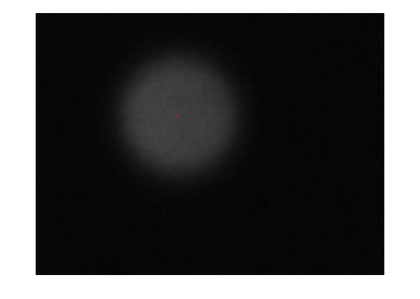
%> input picture 123/5.jpg, 420 x 299 px, shrunk from 965 x 686 before the run, given in place of 1.bmp, which was not available
$ octave realMODFTP.m   (GNU Octave 9; MATLAB toolbox functions it lacks are replaced by stand-ins)
%> lines starting %> are read from the running program, lines starting %| are printed output that depends on the picture; in (x1, y1, x2, y2) boxes, pixels count from 0 and x2, y2 are one past the last pixel; in counts of white or black regions, pixels touching at a corner belong together; the program's own positions count from 1; pictures that were not available may be replaced by others from this repository, and a replacement may not be noted
clc
clear
%%%%%%%%%%%%%%%蓝光3频率，pi相移加合成白
a=imread('C:\Users\liu\Desktop\lw2\新建文件夹 (5)\511\cut\新建文件夹 (2)\1.bmp');
%> a is the input picture: size 299x420x3 uint8; mean R, G, B 79, 79, 79
a=im2double(a);
%> a: size 299x420x3 double
a1=imread('C:\Users\liu\Desktop\lw2\新建文件夹 (5)\511\cut\新建文件夹 (2)\2.bmp');
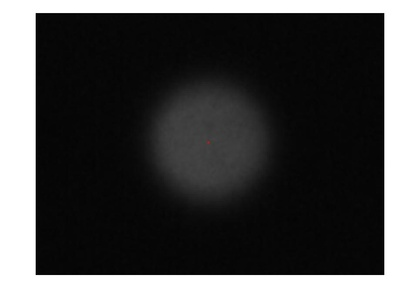
%> input picture 123/6.jpg, 420 x 299 px, shrunk from 965 x 686 before the run, given in place of 2.bmp, which was not available
%> a1 is the input picture: size 299x420x3 uint8; mean R, G, B 79.1, 79.1, 79.1
a1=im2double(a1);
%> a1: size 299x420x3 double
% b=imread('C:\Users\liu\Desktop\lw2\新建文件夹 (5)\511\cut\新建文件夹 (2)\7.bmp');
% b=im2double(b);

comp=1;
comp1=0.0;%%%%%%%%%%%%%去零频
yuzhi=10;
K=30;

fr=a(:,:,1)-a1(:,:,1);
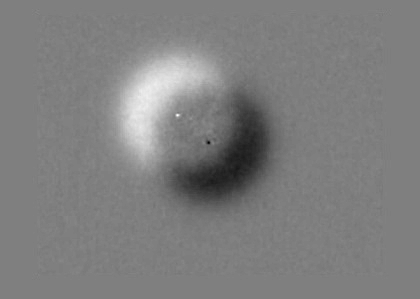
%> fr: size 299x420 double; min -0.255, max 0.255, mean -0.000465; drawn with min black and max white
fg=a(:,:,2)-a1(:,:,2);
fb=a(:,:,3)-a1(:,:,3);


% imshow(fr);
% figure,imshow(fg);
% figure,imshow(fb);
% figure,imshow(a);

br=a(:,:,1)+a1(:,:,1);
bg=a(:,:,2)+a1(:,:,2);
bb=a(:,:,3)+a1(:,:,3);

br(br>1)=1;
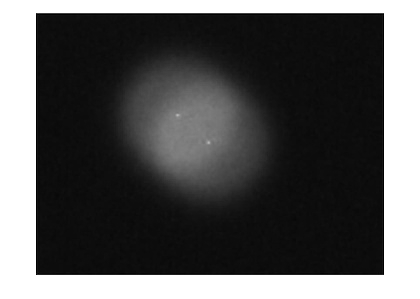
%> br: size 299x420 double; min 0, max 1, mean 0.349
bg(bg>1)=1;
bb(bb>1)=1;

br=br./comp;
bg=bg./comp;
bb=bb./comp;
[m,n]=size(bb);
%> m = 299; n = 420
uf1=zeros(m,n);
uf2=zeros(m,n);
uf3=zeros(m,n);

mask1=ones(m,n);
mask2=ones(m,n);
mask3=ones(m,n);
mask0=ones(m,n);

for i=1:m
    for j=1:n
        if bb(i,j)>=1
            mask3(i,j)=0;
        end
        if bg(i,j)>=1
            mask2(i,j)=0;
        end
    end
end
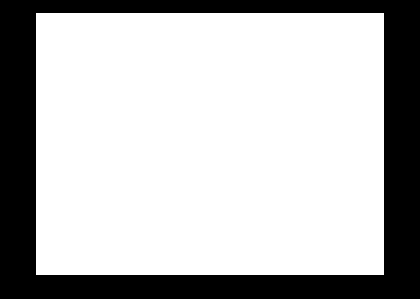
%> mask2: size 299x420 double; values 0 (black) and 1 (white), 72.6% white; 1 black region, box (x1, y1, x2, y2) and area: (0, 0, 420, 299) 34404

for i=1:m
    for j=1:n
        if mask2(i,j)==1&&mask3(i,j)==1
            mask2(i,j)=0;
        end
    end
end
%> mask2: size 299x420 double; every value is 0

for i=1:m
    for j=1:n
        if mask3(i,j)==1||mask2(i,j)==1
            mask1(i,j)=0;
        end
    end
end

%%%%%%%%%%%%%%%%%
uf1=zeros(m,n);
uf1=im2double(uf1);
uf2=zeros(m,n);
uf2=im2double(uf2);
uf3=zeros(m,n);
uf3=im2double(uf3);


for i=1:m
    for j=1:n
        if bg(i,j)<yuzhi/255
            mask0(i,j)=0;
        end
    end
end
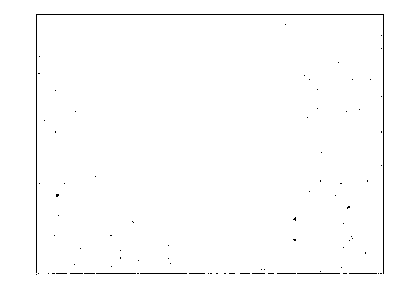
%> mask0: size 299x420 double; values 0 (black) and 1 (white), 99% white; black in thin lines or dots, all inside (x1, y1, x2, y2) = (36, 14, 384, 275)

%uf3=uf3+0.1;%%%%%%%%%%%%%%%%%%%%%%%%%%%%%%%%%
uf1=a(:,:,1).*mask1;
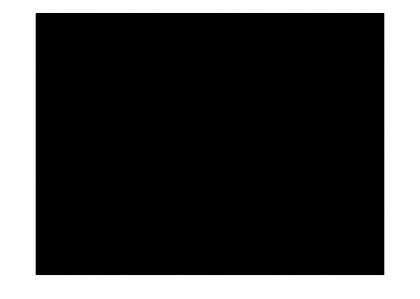
%> uf1: size 299x420 double; min 0, max 1, mean 0.272
uf2=a(:,:,2).*mask2;
uf3=a(:,:,3).*mask3;
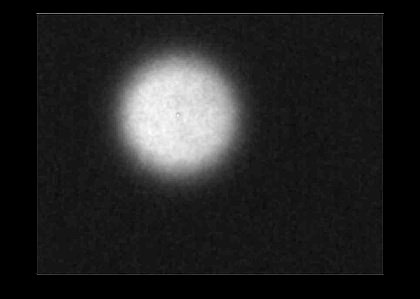
%> uf3: size 299x420 double; min 0, max 0.275, mean 0.0374; drawn with min black and max white

uff=uf1+uf2+uf3;


I1=uff;

uff2=br.*mask1+bg.*mask2+bb.*mask3;

%%%%%%%%%%%%%%%%%%%%%%%%%%%%%%%减少像素数至1/4
[m,n]=size(I1);
%> (the run ends here)
